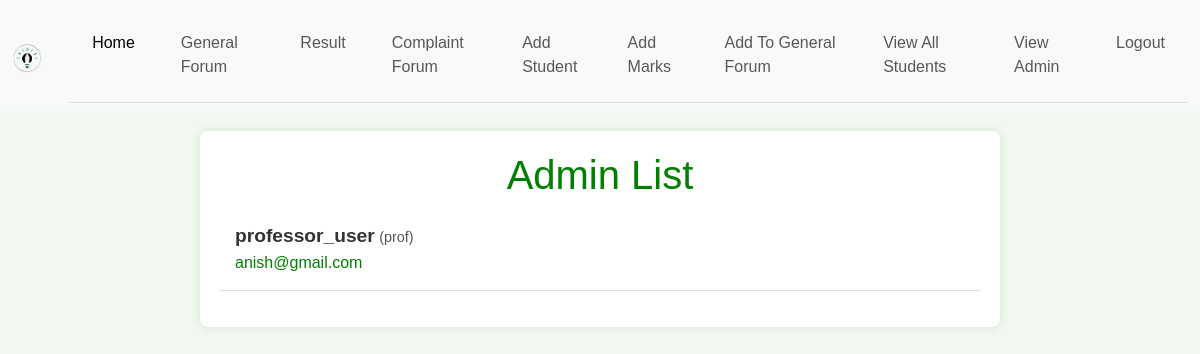
/users/, run on an earlier commit of the app's database.
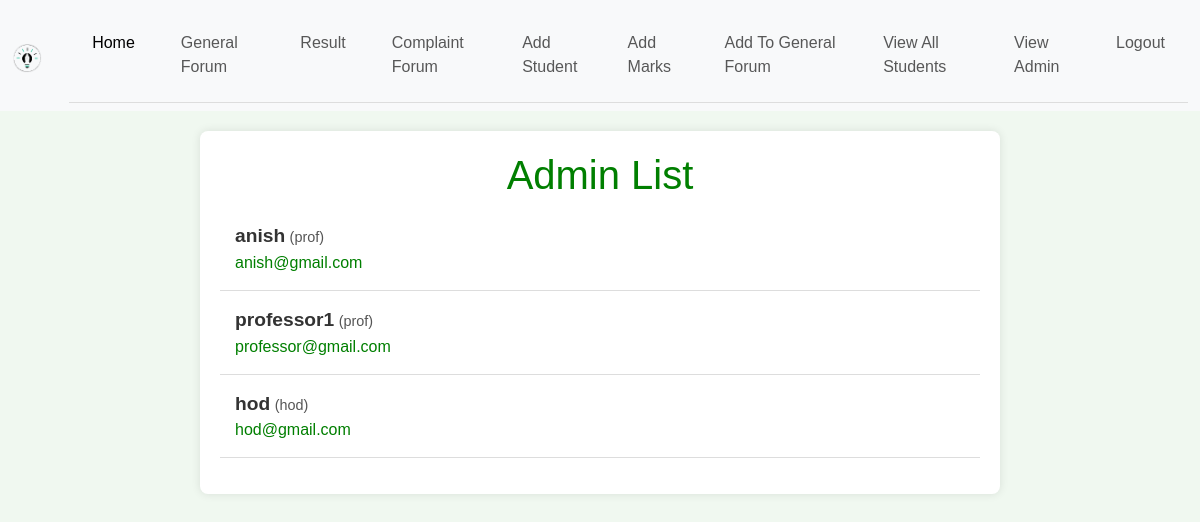
And on a later commit of the database.
### deptmanagementsystem/models.py (models this page shows)
class User(AbstractUser):
    USER_TYPE_CHOICES = [
        ("prof", "Professor"),
        ("stud", "Student"),
        ("hod", "Head of Department"),
        ("clerk", "Clerk"),
    ]
    userType = models.CharField(max_length=10, choices=USER_TYPE_CHOICES, default=USER_TYPE_CHOICES[1][1]) #default is student

### deptmanagementsystem/views.py (the view)
# urls.py: path('users/', view_users, name='user-list'),
def view_users(request):
    users = User.objects.filter(userType__in=['prof', 'hod', 'clerk'])
    return render(request, 'user_list.html', {'users': users})

### templates/user_list.html (shortened to what this page needs)
{% extends 'base.html' %}
{% block content %}
    <div class="container">
        <h1>Admin List</h1>
        <ul>
            {% for user in users %}
                <li>
                    <span class="username">{{ user.username }}</span>
                    <span class="details">({{ user.userType }})</span>
                    <br>
                    <a href="mailto:{{ user.email }}" class="email-link">{{ user.email }}</a>
                </li>
            {% endfor %}
        </ul>
    </div>
    {% endblock %}

What changed in the data, as far as the page shows it:
removed User: username "professor_user", userType "prof", email "anish@gmail.com"
added User: username "anish", userType "prof", email "anish@gmail.com"
now on this page (row edited): User: username "professor1", userType "prof", email "professor@gmail.com"
now on this page (row edited): User: username "hod", userType "hod", email "hod@gmail.com"
